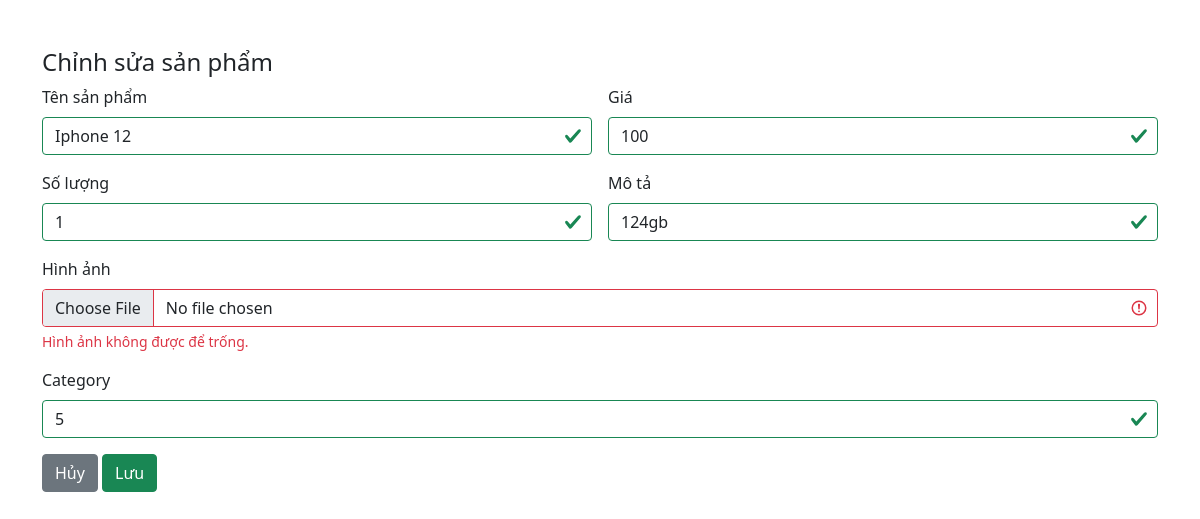
/index.php?pages=product&action=edit&id=8, run on an earlier commit of the app's database.
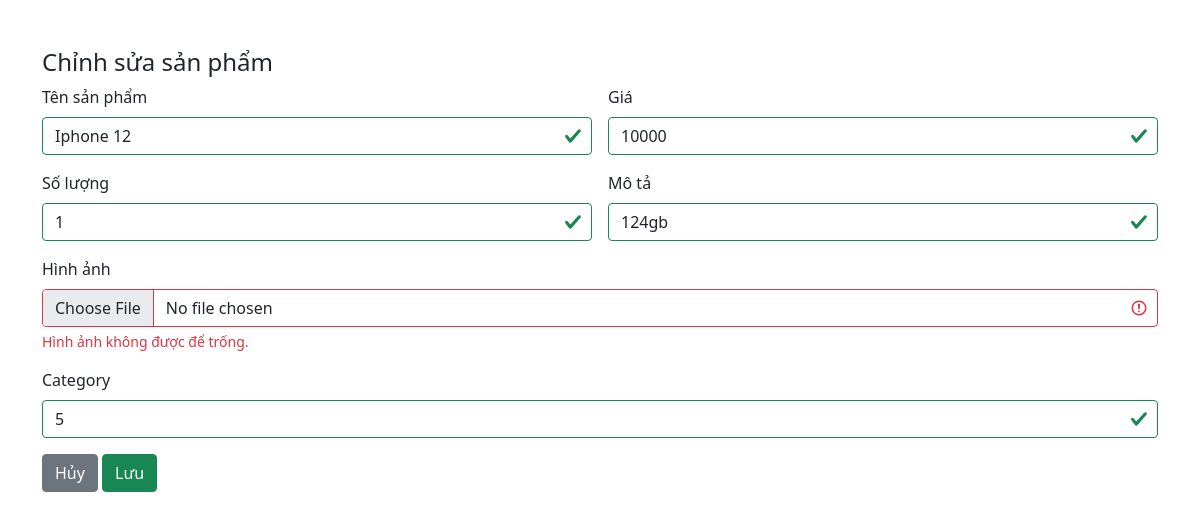
And on a later commit of the database.
### tables this page shows
CREATE TABLE `products` (
  `id` int NOT NULL,
  `name` varchar(100) NOT NULL,
  `price` float NOT NULL,
  `quantity` int NOT NULL,
  `description` varchar(500) DEFAULT NULL,
  `image` varchar(500) NOT NULL,
  `category_id` int NOT NULL,
  `create_at` datetime NOT NULL DEFAULT CURRENT_TIMESTAMP,
  `update_at` datetime NOT NULL DEFAULT CURRENT_TIMESTAMP
);

### index.php (called while the page is built, shortened)
<?php
include './config/config.php';
if (isset($_GET['pages'])) {
    switch ($_GET['pages']) {
        case 'product':
            switch ($_GET['action']) {
                case 'edit':
                    include './admin/product/edit.php';
                    break;
            }
            break;
    }
}

### admin/product/edit.php (the view, shortened to what this page needs)
<!DOCTYPE html>
<html lang="en">
<head>
    <link href="https://cdn.jsdelivr.net/npm/bootstrap@5.1.3/dist/css/bootstrap.min.css" rel="stylesheet">
</head>
<body>
    <div class="container mt-5">
        <h4>Chỉnh sửa sản phẩm</h4>
        <?php
        $user_id = $_GET['id'];
        $query = mysqli_query($conn, "SELECT * FROM products WHERE id = '$user_id'");
        while ($row = mysqli_fetch_array($query)) {
        ?>
            <form method="post" class="row g-3 needs-validation was-validated" enctype="multipart/form-data">
                <div class="col-md-6">
                    <label for="username" class="form-label">Tên sản phẩm</label>
                    <input type="text" class="form-control" name="username" required value="<?= $row['name'] ?>">
                </div>
                <div class="col-md-6">
                    <label for="price" class="form-label">Giá</label>
                    <input type="number" class="form-control" name="price" required value="<?= $row['price'] ?>">
                </div>
                <div class="col-md-6">
                    <label for="quantity" class="form-label">Số lượng</label>
                    <input type="number" class="form-control" name="quantity" required value="<?= $row['quantity'] ?>">
                </div>
                <div class="col-md-6">
                    <label for="description" class="form-label">Mô tả</label>
                    <input type="text" class="form-control" name="description" required value="<?= $row['description'] ?>">
                </div>
                <div class="col-md-12">
                    <label for="image" class="form-label">Hình ảnh</label>
                    <input type="file" class="form-control" name="image" required value="<?= $row['image'] ?>">
                    <div class="invalid-feedback">
                        Hình ảnh không được để trống.
                    </div>
                </div>
                <div class="col-md-12">
                    <label class="form-label">Category</label>
                    <input type="number" class="form-control" name="category_id" required value="<?= $row['category_id'] ?>">
                </div>
                <div class="col-12">
                    <a href="/index?pages=product&action=list" type="button" class="btn btn-secondary">Hủy</a>
                    <button class="btn btn-success" name="editProduct">Lưu</button>
                </div>
            </form>
        <?php
        }
        ?>
    </div>
</body>
</html>

What changed in the data, as far as the page shows it:
changed products "Iphone 12": price "100" → "10000"
